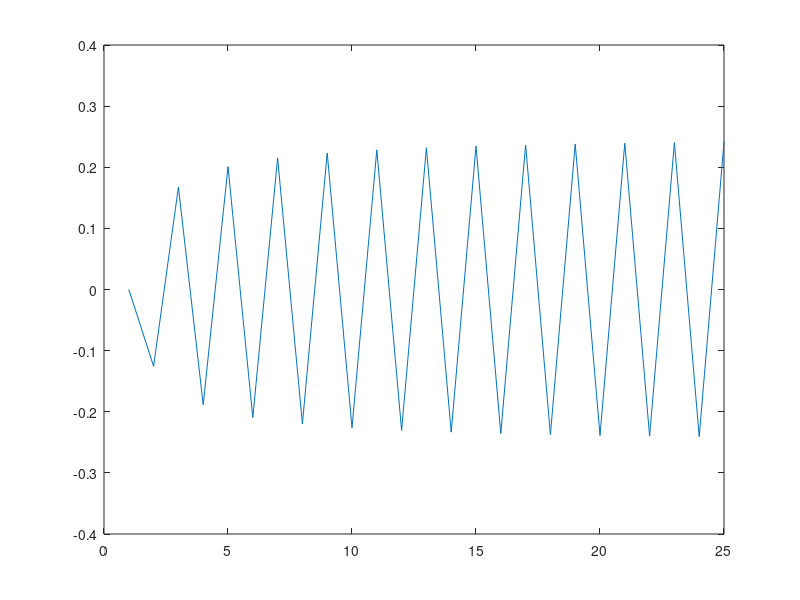

Reproduce this figure in MATLAB.
function trianglewave()

n = 1:25
A = 0:0.04:0.96
L=1;
s = (-2.*A.*L.*L.*cos(n.*pi))./n.*pi;
t = (2.*A.*L.*L.*sin(n.*pi))./(n.*n.*pi.*pi);
r= s+t;
plot (n,r)   
   

end